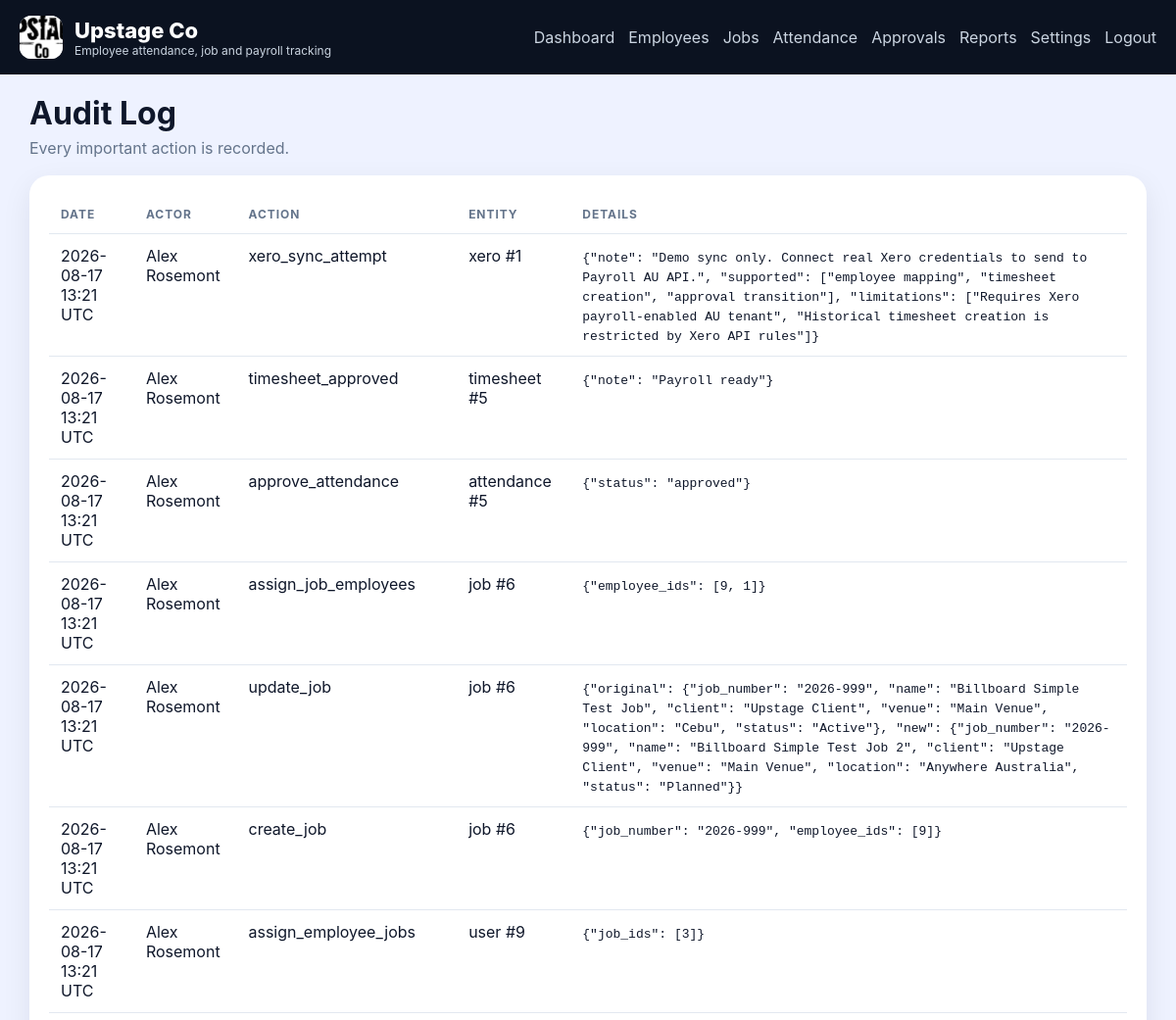
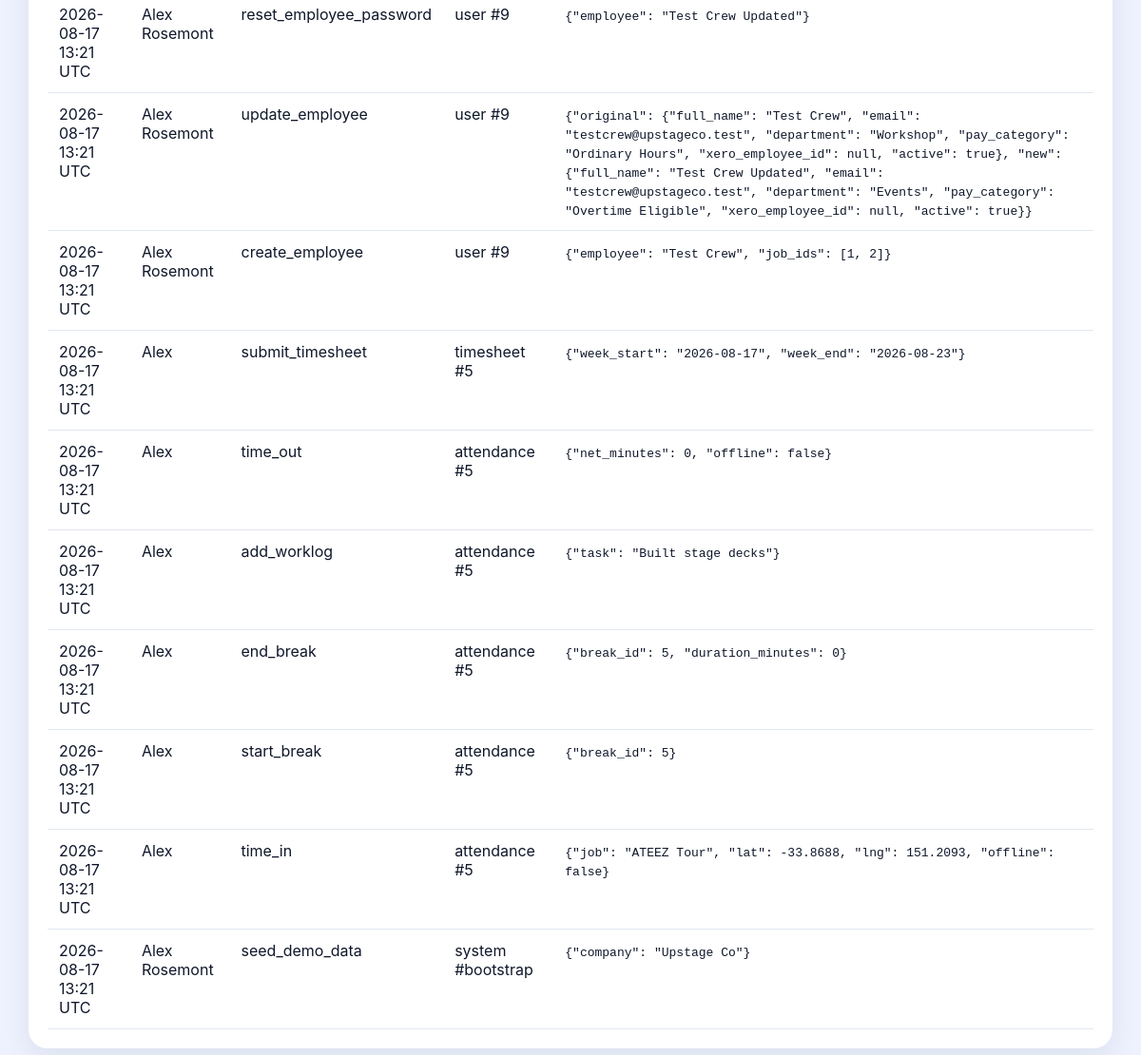
The page /admin/audit (signed in) on the database its author committed (2 pictures, top to bottom).
### app.py (models this page shows, shortened)
class CompanySettings(db.Model):
    id = db.Column(db.Integer, primary_key=True)
    company_name = db.Column(db.String(120), default="Upstage Co")
    logo_path = db.Column(db.String(255), default="branding/upstage-company-logo.jpg")
    primary_color = db.Column(db.String(20), default="#111111")
    secondary_color = db.Column(db.String(20), default="#444444")
    timezone = db.Column(db.String(50), default="Australia/Melbourne")
    work_week = db.Column(db.String(50), default="Mon-Fri")
    standard_daily_hours = db.Column(db.Float, default=8.0)
    required_photo = db.Column(db.Boolean, default=True)
    required_gps = db.Column(db.Boolean, default=True)
    geofence_enabled = db.Column(db.Boolean, default=True)
    strict_geofence = db.Column(db.Boolean, default=False)
    geofence_name = db.Column(db.String(120), default="Upstage Workshop")
    geofence_lat = db.Column(db.Float, default=-37.8136)
    geofence_lng = db.Column(db.Float, default=144.9631)
    geofence_radius_m = db.Column(db.Float, default=200.0)
    late_threshold_minutes = db.Column(db.Integer, default=10)
    overtime_threshold_hours = db.Column(db.Float, default=8.0)
    paid_break_minutes = db.Column(db.Integer, default=20)
    unpaid_break_minutes = db.Column(db.Integer, default=30)
    allow_gallery_upload = db.Column(db.Boolean, default=False)
    retention_days = db.Column(db.Integer, default=365)
    enable_break_photo = db.Column(db.Boolean, default=False)

class AuditLog(db.Model):
    id = db.Column(db.Integer, primary_key=True)
    actor_id = db.Column(db.Integer, db.ForeignKey("user.id"), nullable=False)
    action = db.Column(db.String(120), nullable=False)
    entity_type = db.Column(db.String(120), nullable=False)
    entity_id = db.Column(db.String(120), nullable=False)
    details_json = db.Column(db.Text, default="{}")
    created_at = db.Column(db.DateTime, default=lambda: datetime.now(timezone.utc))

class User(db.Model):
    id = db.Column(db.Integer, primary_key=True)
    uuid = db.Column(db.String(36), default=lambda: str(uuid.uuid4()), unique=True)
    full_name = db.Column(db.String(120), nullable=False)
    email = db.Column(db.String(120), unique=True, nullable=False)
    password_hash = db.Column(db.String(255), nullable=False)
    role = db.Column(db.String(20), nullable=False, default="employee")
    active = db.Column(db.Boolean, default=True)
    department = db.Column(db.String(100), default="Operations")
    pay_category = db.Column(db.String(100), default="Ordinary Hours")
    xero_employee_id = db.Column(db.String(120), nullable=True)
    created_at = db.Column(db.DateTime, default=lambda: datetime.now(timezone.utc))

### app.py (the view)
@app.route("/admin/audit")
@login_required(role="admin")
def admin_audit_page():
    rows = AuditLog.query.order_by(AuditLog.created_at.desc()).limit(200).all()
    return render_template("admin_audit.html", rows=rows, users=User)

### app.py (called while the page is built)
def ensure_utc_naive(value):
    if value is None:
        return None
    if value.tzinfo is not None:
        return value.astimezone(timezone.utc).replace(tzinfo=None)
    return value

def dtfmt(value):
    if not value:
        return "-"
    value = ensure_utc_naive(value)
    return value.strftime("%Y-%m-%d %H:%M UTC")

@app.context_processor
def inject_helpers():
    settings = CompanySettings.query.first()
    return {"current_user": current_user, "company_settings": settings}

def current_user():
    uid = session.get("user_id")
    if not uid:
        return None
    return User.query.get(uid)

def login_required(role=None):
    def deco(fn):
        @wraps(fn)
        def wrapped(*args, **kwargs):
            user = current_user()
            if not user:
                return redirect(url_for("login"))
            if role and user.role != role:
                return redirect(url_for("index"))
            return fn(*args, **kwargs)
        return wrapped
    return deco

### templates/admin_audit.html
{% extends 'base.html' %}
{% block content %}
<div class="page-title"><h1>Audit Log</h1><p>Every important action is recorded.</p></div>
<div class="card">
  <table>
    <thead><tr><th>Date</th><th>Actor</th><th>Action</th><th>Entity</th><th>Details</th></tr></thead>
    <tbody>
    {% for row in rows %}
      <tr>
        <td>{{ row.created_at|dtfmt }}</td>
        <td>{{ users.query.get(row.actor_id).full_name if users.query.get(row.actor_id) else row.actor_id }}</td>
        <td>{{ row.action }}</td>
        <td>{{ row.entity_type }} #{{ row.entity_id }}</td>
        <td><code>{{ row.details_json }}</code></td>
      </tr>
    {% endfor %}
    </tbody>
  </table>
</div>
{% endblock %}

### templates/base.html (shortened to what this page needs)
<!doctype html>
<html lang="en">
<head>
  <link rel="stylesheet" href="{{ url_for('static', filename='css/styles.css') }}">
</head>
<body>
  <header class="topbar">
    <div>
      <div class="brand-row">
        <img class="brand-logo" src="{{ url_for('static', filename=(company_settings.logo_path if company_settings and company_settings.logo_path else 'branding/upstage-logo.png')) }}" alt="Company logo">
        <div>
          <div class="brand">{{ company_settings.company_name if company_settings else 'Upstage Time' }}</div>
          <div class="subtitle">Employee attendance, job and payroll tracking</div>
        </div>
      </div>
    </div>
    <nav class="navlinks">
      {% if session.get('user_id') %}
        {% if current_user().role == 'employee' %}
          <a href="{{ url_for('employee_dashboard') }}">Dashboard</a>
          <a href="{{ url_for('employee_history_page') }}">History</a>
          <a href="{{ url_for('employee_timesheet_page') }}">Timesheet</a>
        {% else %}
          <a href="{{ url_for('admin_dashboard') }}">Dashboard</a>
          <a href="{{ url_for('admin_employees_page') }}">Employees</a>
          <a href="{{ url_for('admin_jobs_page') }}">Jobs</a>
          <a href="{{ url_for('admin_attendance_page') }}">Attendance</a>
          <a href="{{ url_for('admin_approvals_page') }}">Approvals</a>
          <a href="{{ url_for('admin_reports_page') }}">Reports</a>
          <a href="{{ url_for('admin_settings_page') }}">Settings</a>
        {% endif %}
        <a href="{{ url_for('logout') }}">Logout</a>
      {% endif %}
    </nav>
  </header>
  <main class="container">
    {% block content %}{% endblock %}
  </main>
</body>
</html>

### static/css/styles.css (style rules this page uses)
:root { --bg:#0b1220; --card:#ffffff; --muted:#64748b; --text:#0f172a; --line:#e2e8f0; --primary:#2563eb; --secondary:#0ea5a4; --danger:#dc2626; --surface:#f8fafc; }
* { box-sizing:border-box }
body { margin:0;font-family:Inter,Arial,sans-serif;background:#eef2ff;color:var(--text) }
a { color:var(--primary);text-decoration:none }
h1,h2,h3,p { margin:0 }
img { max-width:100%;display:block }
.topbar { background:var(--bg);color:#fff;padding:16px 20px;display:flex;justify-content:space-between;gap:20px;align-items:center;position:sticky;top:0;z-index:10 }
.brand-row { display:flex;align-items:center;gap:12px }
.brand-logo { width:44px;height:44px;border-radius:12px;object-fit:cover;background:#fff }
.brand { font-size:22px;font-weight:800 }
.subtitle { font-size:12px;color:#cbd5e1 }
.navlinks { display:flex;gap:14px;flex-wrap:wrap }
.navlinks a { color:#cbd5e1 }
.container { max-width:1180px;margin:0 auto;padding:20px }
.card,.login-card { background:var(--card);border-radius:20px;padding:20px;box-shadow:0 10px 30px rgba(15,23,42,.08);margin-bottom:18px }
.page-title { margin-bottom:18px }
.page-title p { color:var(--muted);margin-top:6px }
.table-wrap,.card table { overflow:auto }
.card table { width:100%;border-collapse:collapse }
.card th,.card td { padding:12px;border-bottom:1px solid var(--line);text-align:left;vertical-align:top }
.card th { font-size:12px;text-transform:uppercase;letter-spacing:.08em;color:var(--muted) }

### rows shown on the page
CompanySettings: logo_path (picture), company_name "Upstage Co"
AuditLog: created_at|dtfmt "2026-08-17 13:21 UTC", action "xero_sync_attempt", entity_type "xero", entity_id "1", details_json "{\"note\": \"Demo sync only. Connect real Xero credentials to send to Payroll AU API.\", \"supported\": [\"employee mapping\", \"timesheet creation\", \"approval transition\"], \"limitations\": [\"Requires Xero payroll-enabled AU tenant\", \"Historical timesheet creation is restricted by Xero API rules\"]}"
User: query.get "Alex Rosemont"
AuditLog: created_at|dtfmt "2026-08-17 13:21 UTC", action "timesheet_approved", entity_type "timesheet", entity_id "5", details_json "{\"note\": \"Payroll ready\"}"
AuditLog: created_at|dtfmt "2026-08-17 13:21 UTC", action "approve_attendance", entity_type "attendance", entity_id "5", details_json "{\"status\": \"approved\"}"
AuditLog: created_at|dtfmt "2026-08-17 13:21 UTC", action "assign_job_employees", entity_type "job", entity_id "6", details_json "{\"employee_ids\": [9, 1]}"
AuditLog: created_at|dtfmt "2026-08-17 13:21 UTC", action "update_job", entity_type "job", entity_id "6", details_json "{\"original\": {\"job_number\": \"2026-999\", \"name\": \"Billboard Simple Test Job\", \"client\": \"Upstage Client\", \"venue\": \"Main Venue\", \"location\": \"Cebu\", \"status\": \"Active\"}, \"new\": {\"job_number\": \"2026-999\", \"name\": \"Billboard Simple Test Job 2\", \"client\": \"Upstage Client\", \"venue\": \"Main Venue\", \"location\": \"Anywhere Australia\", \"status\": \"Planned\"}}"
AuditLog: created_at|dtfmt "2026-08-17 13:21 UTC", action "create_job", entity_type "job", entity_id "6", details_json "{\"job_number\": \"2026-999\", \"employee_ids\": [9]}"
AuditLog: created_at|dtfmt "2026-08-17 13:21 UTC", action "assign_employee_jobs", entity_type "user", entity_id "9", details_json "{\"job_ids\": [3]}"
AuditLog: created_at|dtfmt "2026-08-17 13:21 UTC", action "reset_employee_password", entity_type "user", entity_id "9", details_json "{\"employee\": \"Test Crew Updated\"}"
AuditLog: created_at|dtfmt "2026-08-17 13:21 UTC", action "update_employee", entity_type "user", entity_id "9", details_json "{\"original\": {\"full_name\": \"Test Crew\", \"email\": \"testcrew@upstageco.test\", \"department\": \"Workshop\", \"pay_category\": \"Ordinary Hours\", \"xero_employee_id\": null, \"active\": true}, \"new\": {\"full_name\": \"Test Crew Updated\", \"email\": \"testcrew@upstageco.test\", \"department\": \"Events\", \"pay_category\": \"Overtime Eligible\", \"xero_employee_id\": null, \"active\": true}}"
AuditLog: created_at|dtfmt "2026-08-17 13:21 UTC", action "create_employee", entity_type "user", entity_id "9", details_json "{\"employee\": \"Test Crew\", \"job_ids\": [1, 2]}"
AuditLog: created_at|dtfmt "2026-08-17 13:21 UTC", action "submit_timesheet", entity_type "timesheet", entity_id "5", details_json "{\"week_start\": \"2026-08-17\", \"week_end\": \"2026-08-23\"}"
User: query.get "Alex"
AuditLog: created_at|dtfmt "2026-08-17 13:21 UTC", action "time_out", entity_type "attendance", entity_id "5", details_json "{\"net_minutes\": 0, \"offline\": false}"
AuditLog: created_at|dtfmt "2026-08-17 13:21 UTC", action "add_worklog", entity_type "attendance", entity_id "5", details_json "{\"task\": \"Built stage decks\"}"
AuditLog: created_at|dtfmt "2026-08-17 13:21 UTC", action "end_break", entity_type "attendance", entity_id "5", details_json "{\"break_id\": 5, \"duration_minutes\": 0}"
AuditLog: created_at|dtfmt "2026-08-17 13:21 UTC", action "start_break", entity_type "attendance", entity_id "5", details_json "{\"break_id\": 5}"
AuditLog: created_at|dtfmt "2026-08-17 13:21 UTC", action "time_in", entity_type "attendance", entity_id "5", details_json "{\"job\": \"ATEEZ Tour\", \"lat\": -33.8688, \"lng\": 151.2093, \"offline\": false}"
AuditLog: created_at|dtfmt "2026-08-17 13:21 UTC", action "seed_demo_data", entity_type "system", entity_id "bootstrap", details_json "{\"company\": \"Upstage Co\"}"
